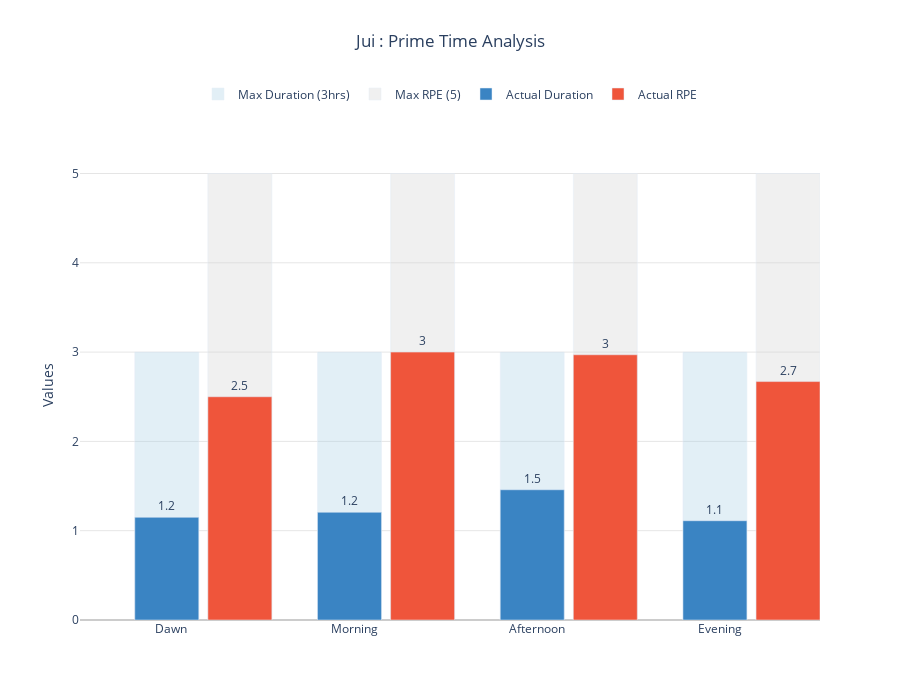

The code cell stored with this chart in its notebook:
### Markdown cell above
# Jui

### Code cell
# Create the sample dataframe
data = {
    'Time': ['Dawn', 'Morning', 'Afternoon', 'Evening'],
    'Duration': [69.00/60, 72.38/60, 87.50/60, 66.70/60],
    'RPE': [2.5, 3, 2.97, 2.67]
}
df = pd.DataFrame(data)

# Create figure with larger size
fig = go.Figure()

# Add maximum value bars (background)
fig.add_trace(go.Bar(
    x=df['Time'],
    y=[3] * len(df),
    name='Max Duration (3hrs)',
    marker_color='rgba(158, 202, 225, 0.3)',
    width=0.35,
    offset=-0.2,
    hovertemplate='Maximum Duration: 3hrs<br>Time: %{x}<extra></extra>'
))

fig.add_trace(go.Bar(
    x=df['Time'],
    y=[5] * len(df),
    name='Max RPE (5)',
    marker_color='rgba(204, 204, 204, 0.3)',
    width=0.35,
    offset=0.2,
    hovertemplate='Maximum RPE: 5<br>Time: %{x}<extra></extra>'
))

# Add actual value bars
fig.add_trace(go.Bar(
    x=df['Time'],
    y=df['Duration'],
    name='Actual Duration',
    marker_color='rgb(58, 132, 195)',
    width=0.35,
    offset=-0.2,
    text=df['Duration'].round(1),
    textposition='outside',
    hovertemplate='Duration: %{y:.1f}hrs<br>Time: %{x}<extra></extra>'
))

fig.add_trace(go.Bar(
    x=df['Time'],
    y=df['RPE'],
    name='Actual RPE',
    marker_color='rgb(239, 85, 59)',
    width=0.35,
    offset=0.2,
    text=df['RPE'].round(1),
    textposition='outside',
    hovertemplate='RPE: %{y:.1f}<br>Time: %{x}<extra></extra>'
))

# Update layout with improved sizing and positioning
fig.update_layout(
    title={
        'text': 'Jui : Prime Time Analysis',
        'y':0.95,
        'x':0.5,
        'xanchor': 'center',
        'yanchor': 'top'
    },
    yaxis_title='Values',
    barmode='overlay',
    legend=dict(
        yanchor="top",
        y=1.15,  # Moved legend above the plot
        xanchor="center",
        x=0.5,   # Centered horizontally
        orientation="h"  # Horizontal legend
    ),
    showlegend=True,
    hovermode='x unified',
    plot_bgcolor='white',
    yaxis=dict(
        gridcolor='rgba(0,0,0,0.1)',
        zerolinecolor='rgba(0,0,0,0.2)'
    ),
    # Increased height and added margins
    height=700,
    width=900,
    margin=dict(
        t=150,  # Increased top margin for legend
        l=80,
        r=80,
        b=80
    )
)

# Show figure
fig.show()

### Figure 1 — Plotly figure (JSON) as saved in the notebook; plotly's stock layout.template omitted (floating-point values rounded to 4 significant figures)
{"data": [{"hovertemplate": "Maximum Duration: 3hrs<br>Time: %{x}<extra></extra>", "marker": {"color": "rgba(158, 202, 225, 0.3)"}, "name": "Max Duration (3hrs)", "offset": -0.2, "type": "bar", "width": 0.35, "x": ["Dawn", "Morning", "Afternoon", "Evening"], "y": [3, 3, 3, 3]}, {"hovertemplate": "Maximum RPE: 5<br>Time: %{x}<extra></extra>", "marker": {"color": "rgba(204, 204, 204, 0.3)"}, "name": "Max RPE (5)", "offset": 0.2, "type": "bar", "width": 0.35, "x": ["Dawn", "Morning", "Afternoon", "Evening"], "y": [5, 5, 5, 5]}, {"hovertemplate": "Duration: %{y:.1f}hrs<br>Time: %{x}<extra></extra>", "marker": {"color": "rgb(58, 132, 195)"}, "name": "Actual Duration", "offset": -0.2, "text": [1.2, 1.2, 1.5, 1.1], "textposition": "outside", "type": "bar", "width": 0.35, "x": ["Dawn", "Morning", "Afternoon", "Evening"], "y": [1.15, 1.206, 1.458, 1.112]}, {"hovertemplate": "RPE: %{y:.1f}<br>Time: %{x}<extra></extra>", "marker": {"color": "rgb(239, 85, 59)"}, "name": "Actual RPE", "offset": 0.2, "text": [2.5, 3, 3, 2.7], "textposition": "outside", "type": "bar", "width": 0.35, "x": ["Dawn", "Morning", "Afternoon", "Evening"], "y": [2.5, 3, 2.97, 2.67]}], "layout": {"barmode": "overlay", "height": 700, "hovermode": "x unified", "legend": {"orientation": "h", "x": 0.5, "xanchor": "center", "y": 1.15, "yanchor": "top"}, "margin": {"b": 80, "l": 80, "r": 80, "t": 150}, "plot_bgcolor": "white", "showlegend": true, "title": {"text": "Jui : Prime Time Analysis", "x": 0.5, "xanchor": "center", "y": 0.95, "yanchor": "top"}, "width": 900, "xaxis": {"autorange": true, "range": [-0.5, 3.55], "type": "category"}, "yaxis": {"autorange": true, "gridcolor": "rgba(0, 0, 0, 0.1)", "range": [0, 5.263], "title": {"text": "Values"}, "type": "linear", "zerolinecolor": "rgba(0, 0, 0, 0.2)"}}}
